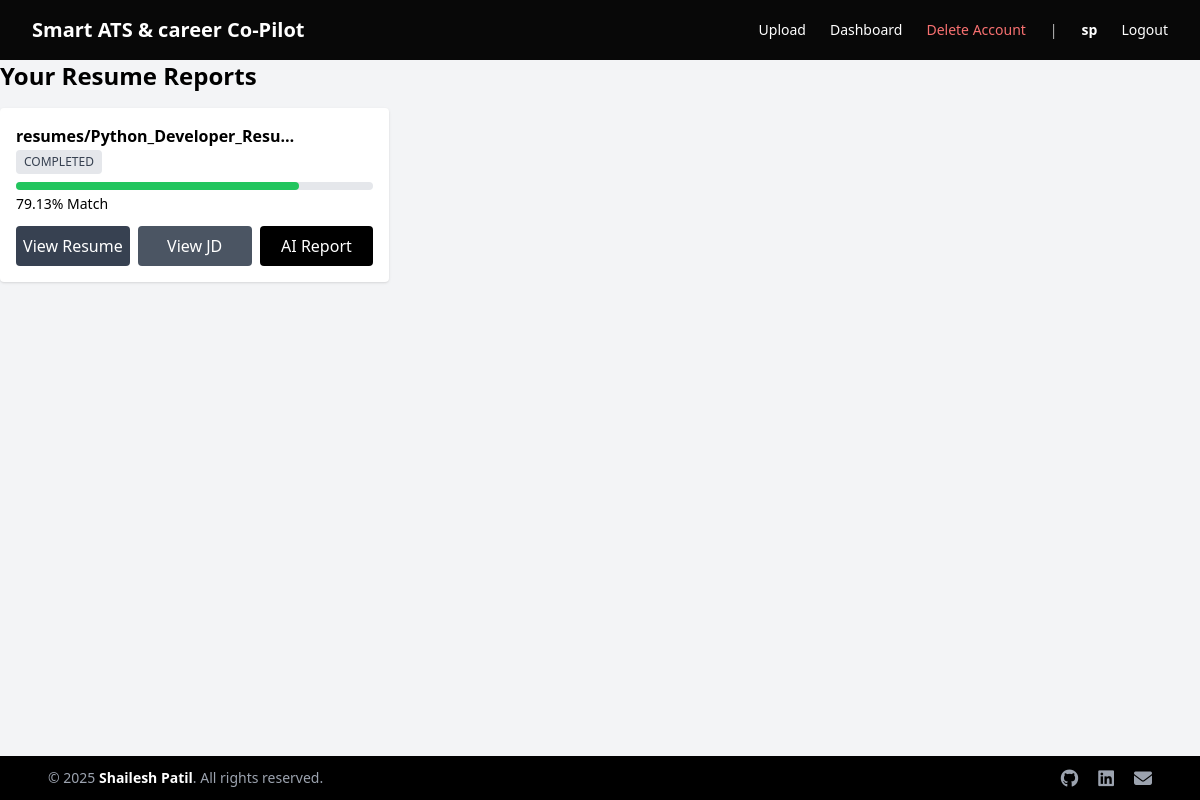
Page /upload/dashboard/ (signed in) on the earlier database version.
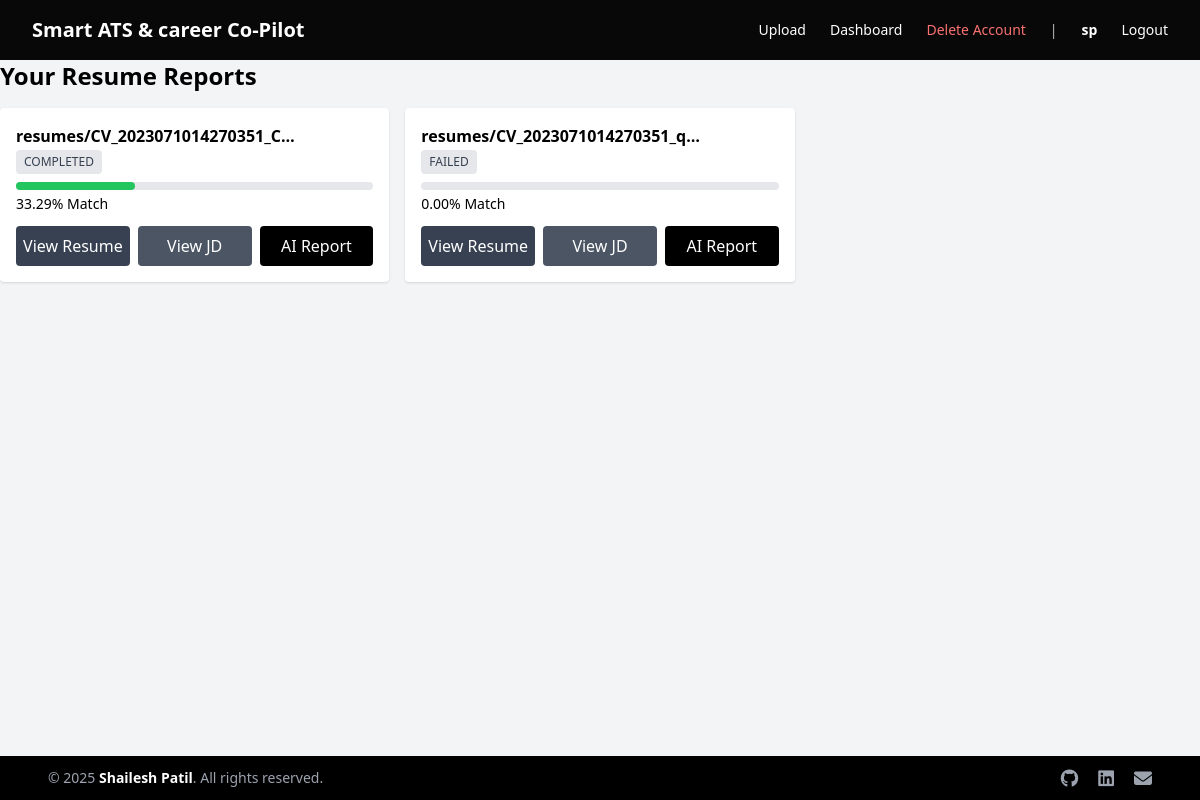
Same page on the later database version.
### uploads/models.py (models this page shows)
class ResumeUpload(models.Model):
    STATUS_CHOICES = [
        ('PENDING', 'Pending'),
        ('PROCESSING', 'Processing'),
        ('COMPLETED', 'Completed'),
        ('FAILED', 'Failed'),
    ]
    user = models.ForeignKey(settings.AUTH_USER_MODEL, on_delete=models.CASCADE, null=True, blank=True)
    resume_file = models.FileField(upload_to='resumes/')
    job_description = models.TextField()
    extracted_text = models.TextField(blank=True, null=True)
    ats_score = models.FloatField(null=True, blank=True)
    status = models.CharField(max_length=20, choices=STATUS_CHOICES, default='PENDING')
    created_at = models.DateTimeField(auto_now_add=True)
    missing_keywords = models.TextField(null=True, blank=True)
    ai_suggestions = models.TextField(null=True, blank=True)

### uploads/views.py (the view)
# urls.py: path('dashboard/', dashboard, name='dashboard'),
@login_required
def dashboard(request):
    records = ResumeUpload.objects.filter(user=request.user).order_by('-created_at')
    return render(request, 'uploads/dashboard.html', {'records': records})

### templates/uploads/dashboard.html (shortened to what this page needs)
{% extends 'base.html' %}
{% block content %}
<h2 class="text-2xl font-bold mb-4">Your Resume Reports</h2>
<div class="grid grid-cols-1 md:grid-cols-2 lg:grid-cols-3 gap-4">
{% for r in records %}
<div class="bg-white p-4 rounded shadow">
  <p class="font-semibold">{{ r.resume_file.name|truncatechars:30 }}</p>
  <span id="status-{{ r.id }}" data-poll="{{ r.id }}"
        class="inline-block px-2 py-1 text-xs rounded bg-gray-200 text-gray-700">
    {{ r.status }}
  </span>
  <div class="mt-2">
    <div class="h-2 bg-gray-200 rounded">
      <div id="bar-{{ r.id }}" class="h-2 bg-green-500 rounded"
           style="width:{{ r.ats_score|floatformat:2|default:'0.00' }}%">
      </div>
    </div>
    <p class="text-sm mt-1">
      <span id="score-{{ r.id }}">{{ r.ats_score|floatformat:2|default:'0.00' }}</span>% Match
    </p>
  </div>
  <div class="grid grid-cols-3 gap-2 mt-3">
    <a href="{{ r.resume_file.url }}" target="_blank"
       class="bg-gray-700 text-white py-2 rounded text-center hover:bg-black">
       View Resume
    </a>
    <button onclick="openJD('{{ r.id }}')"
            class="bg-gray-600 text-white py-2 rounded hover:bg-black">
        View JD
    </button>
    <a href="/upload/report/{{ r.id }}/"
       class="bg-black text-white py-2 rounded text-center hover:bg-gray-800">
       AI Report
    </a>
  </div>
</div>
{% endfor %}
</div>
{% endblock %}

### templates/base.html (shortened to what this page needs)
<!DOCTYPE html>
<html lang="en">
<head>
    <script src="https://cdn.tailwindcss.com"></script>
    <link rel="stylesheet"
      href="https://cdnjs.cloudflare.com/ajax/libs/font-awesome/6.5.0/css/all.min.css">
</head>
<body class="bg-gray-100">
<div class="min-h-screen flex flex-col">
    <nav class="bg-[#080808] text-white px-8 py-4 flex justify-between items-center">
        <a href="/" class="text-xl font-bold">Smart ATS & career Co-Pilot</a>
        {% if user.is_authenticated %}
        <div class="space-x-6 text-sm flex items-center">
            <a href="{% url 'upload_resume' %}" class="hover:text-gray-300">Upload</a>
            <a href="{% url 'dashboard' %}" class="hover:text-gray-300">Dashboard</a>
            <a href="{% url 'delete_account' %}" class="text-red-400 hover:text-red-300">Delete Account</a>
            <span class="opacity-70">|</span>
            <span class="font-semibold">{{ user.username }}</span>
            <a href="{% url 'logout' %}" class="hover:text-gray-300">Logout</a>
        </div>
        {% endif %}
    </nav>
    <main class="flex-grow">
        {% block content %}{% endblock %}
    </main>
    <footer class="bg-black text-gray-400 text-sm py-2 mt-auto">
    <div class="max-w-6xl mx-auto flex items-center justify-between px-6">
        <p>© 2025 <b class="text-white">Shailesh Patil</b>. All rights reserved.</p>
        <div class="flex gap-5 text-lg">
            <a href="https://github.com/shaileshpatil97" target="_blank" class="hover:text-white">
                <i class="fab fa-github"></i>
            </a>
            <a href="https://linkedin.com/in/shaileshpatil97" target="_blank" class="hover:text-white">
                <i class="fab fa-linkedin"></i>
            </a>
            <a href="mailto:shaileshpatil9763@gmail.com" class="hover:text-white">
                <i class="fas fa-envelope"></i>
            </a>
        </div>
    </div>
</footer>
</div>
</body>
</html>

Differences in the rows shown:
removed ResumeUpload: resume_file.name "resumes/Python_Developer_Resu…", status "COMPLETED", ats_score "79.13"
now on this page (row edited): ResumeUpload: resume_file.name "resumes/CV_2023071014270351_C…", status "COMPLETED", ats_score "33.29"
now on this page (row edited): ResumeUpload: resume_file.name "resumes/CV_2023071014270351_q…", status "FAILED", ats_score "0.00"
